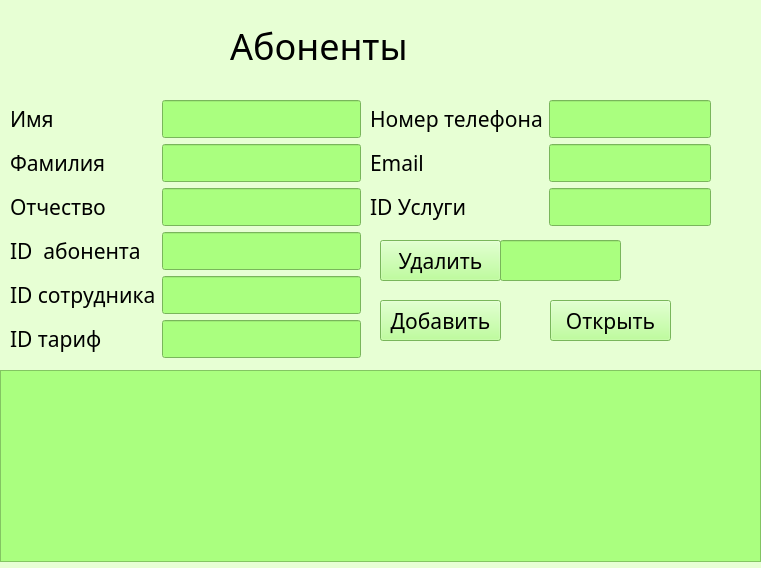
<?xml version="1.0" encoding="UTF-8"?>
<ui version="4.0">
 <class>client</class>
 <widget class="QWidget" name="client">
  <property name="geometry">
   <rect>
    <x>0</x>
    <y>0</y>
    <width>761</width>
    <height>568</height>
   </rect>
  </property>
  <property name="windowTitle">
   <string>Form</string>
  </property>
  <property name="styleSheet">
   <string notr="true">background-color: rgb(231, 255, 212);</string>
  </property>
  <widget class="QWidget" name="layoutWidget">
   <property name="geometry">
    <rect>
     <x>10</x>
     <y>100</y>
     <width>351</width>
     <height>261</height>
    </rect>
   </property>
   <layout class="QFormLayout" name="formLayout">
    <item row="1" column="0">
     <widget class="QLabel" name="label_imia">
      <property name="font">
       <font>
        <family>Cascadia Mono Light</family>
        <pointsize>16</pointsize>
       </font>
      </property>
      <property name="text">
       <string>Имя</string>
      </property>
     </widget>
    </item>
    <item row="1" column="1">
     <widget class="QLineEdit" name="lineEdit_Imia">
      <property name="font">
       <font>
        <family>Cascadia Mono Light</family>
        <pointsize>16</pointsize>
       </font>
      </property>
      <property name="styleSheet">
       <string notr="true">background-color: rgb(170, 255, 127);</string>
      </property>
     </widget>
    </item>
    <item row="2" column="0">
     <widget class="QLabel" name="label_familia">
      <property name="font">
       <font>
        <family>Cascadia Mono Light</family>
        <pointsize>16</pointsize>
       </font>
      </property>
      <property name="text">
       <string>Фамилия</string>
      </property>
     </widget>
    </item>
    <item row="2" column="1">
     <widget class="QLineEdit" name="lineEdit_Familia">
      <property name="font">
       <font>
        <family>Cascadia Mono Light</family>
        <pointsize>16</pointsize>
       </font>
      </property>
      <property name="styleSheet">
       <string notr="true">background-color: rgb(170, 255, 127);</string>
      </property>
     </widget>
    </item>
    <item row="3" column="0">
     <widget class="QLabel" name="label_otchestvo">
      <property name="font">
       <font>
        <family>Cascadia Mono Light</family>
        <pointsize>16</pointsize>
       </font>
      </property>
      <property name="text">
       <string>Отчество</string>
      </property>
     </widget>
    </item>
    <item row="3" column="1">
     <widget class="QLineEdit" name="lineEdit_Otchestvo">
      <property name="font">
       <font>
        <family>Cascadia Mono Light</family>
        <pointsize>16</pointsize>
       </font>
      </property>
      <property name="styleSheet">
       <string notr="true">background-color: rgb(170, 255, 127);</string>
      </property>
     </widget>
    </item>
    <item row="4" column="0">
     <widget class="QLabel" name="label_otchestvo_2">
      <property name="font">
       <font>
        <family>Cascadia Mono Light</family>
        <pointsize>16</pointsize>
       </font>
      </property>
      <property name="text">
       <string>ID  абонента</string>
      </property>
     </widget>
    </item>
    <item row="5" column="0">
     <widget class="QLabel" name="label_otchestvo_3">
      <property name="font">
       <font>
        <family>Cascadia Mono Light</family>
        <pointsize>16</pointsize>
       </font>
      </property>
      <property name="text">
       <string>ID сотрудника</string>
      </property>
     </widget>
    </item>
    <item row="4" column="1">
     <widget class="QLineEdit" name="lineEdit_id_abonenta">
      <property name="font">
       <font>
        <family>Cascadia Mono Light</family>
        <pointsize>16</pointsize>
       </font>
      </property>
      <property name="styleSheet">
       <string notr="true">background-color: rgb(170, 255, 127);</string>
      </property>
     </widget>
    </item>
    <item row="5" column="1">
     <widget class="QLineEdit" name="lineEdit_id_sotr">
      <property name="font">
       <font>
        <family>Cascadia Mono Light</family>
        <pointsize>16</pointsize>
       </font>
      </property>
      <property name="styleSheet">
       <string notr="true">background-color: rgb(170, 255, 127);</string>
      </property>
     </widget>
    </item>
    <item row="6" column="0">
     <widget class="QLabel" name="label_otchestvo_4">
      <property name="font">
       <font>
        <family>Cascadia Mono Light</family>
        <pointsize>16</pointsize>
       </font>
      </property>
      <property name="text">
       <string>ID тариф</string>
      </property>
     </widget>
    </item>
    <item row="6" column="1">
     <widget class="QLineEdit" name="lineEdit_id_tariff">
      <property name="font">
       <font>
        <family>Cascadia Mono Light</family>
        <pointsize>16</pointsize>
       </font>
      </property>
      <property name="styleSheet">
       <string notr="true">background-color: rgb(170, 255, 127);</string>
      </property>
     </widget>
    </item>
   </layout>
  </widget>
  <widget class="QLabel" name="label_avtorizazia">
   <property name="geometry">
    <rect>
     <x>230</x>
     <y>20</y>
     <width>241</width>
     <height>51</height>
    </rect>
   </property>
   <property name="font">
    <font>
     <family>Cascadia Mono Light</family>
     <pointsize>27</pointsize>
     <weight>50</weight>
     <italic>false</italic>
     <bold>false</bold>
     <kerning>true</kerning>
    </font>
   </property>
   <property name="styleSheet">
    <string notr="true"/>
   </property>
   <property name="text">
    <string>Абоненты</string>
   </property>
  </widget>
  <widget class="QWidget" name="layoutWidget_2">
   <property name="geometry">
    <rect>
     <x>370</x>
     <y>100</y>
     <width>341</width>
     <height>131</height>
    </rect>
   </property>
   <layout class="QFormLayout" name="formLayout_2">
    <item row="1" column="0">
     <widget class="QLabel" name="label_nomerTelefona">
      <property name="font">
       <font>
        <family>Cascadia Mono Light</family>
        <pointsize>16</pointsize>
       </font>
      </property>
      <property name="text">
       <string>Номер телефона</string>
      </property>
     </widget>
    </item>
    <item row="1" column="1">
     <widget class="QLineEdit" name="lineEdit_telefon">
      <property name="font">
       <font>
        <family>Cascadia Mono Light</family>
        <pointsize>16</pointsize>
       </font>
      </property>
      <property name="styleSheet">
       <string notr="true">background-color: rgb(170, 255, 127);</string>
      </property>
     </widget>
    </item>
    <item row="2" column="0">
     <widget class="QLabel" name="label_Email">
      <property name="font">
       <font>
        <family>Cascadia Mono Light</family>
        <pointsize>16</pointsize>
       </font>
      </property>
      <property name="text">
       <string>Email</string>
      </property>
     </widget>
    </item>
    <item row="2" column="1">
     <widget class="QLineEdit" name="lineEdit_email">
      <property name="font">
       <font>
        <family>Cascadia Mono Light</family>
        <pointsize>16</pointsize>
       </font>
      </property>
      <property name="styleSheet">
       <string notr="true">background-color: rgb(170, 255, 127);</string>
      </property>
     </widget>
    </item>
    <item row="3" column="0">
     <widget class="QLabel" name="label_otchestvo_5">
      <property name="font">
       <font>
        <family>Cascadia Mono Light</family>
        <pointsize>16</pointsize>
       </font>
      </property>
      <property name="text">
       <string>ID Услуги</string>
      </property>
     </widget>
    </item>
    <item row="3" column="1">
     <widget class="QLineEdit" name="lineEdit_id_usl">
      <property name="font">
       <font>
        <family>Cascadia Mono Light</family>
        <pointsize>16</pointsize>
       </font>
      </property>
      <property name="styleSheet">
       <string notr="true">background-color: rgb(170, 255, 127);</string>
      </property>
     </widget>
    </item>
   </layout>
  </widget>
  <widget class="QTableWidget" name="tableWidget">
   <property name="geometry">
    <rect>
     <x>0</x>
     <y>370</y>
     <width>761</width>
     <height>192</height>
    </rect>
   </property>
   <property name="styleSheet">
    <string notr="true">background-color: rgb(170, 255, 127);</string>
   </property>
  </widget>
  <widget class="QPushButton" name="pushButton_delete">
   <property name="geometry">
    <rect>
     <x>380</x>
     <y>240</y>
     <width>121</width>
     <height>41</height>
    </rect>
   </property>
   <property name="font">
    <font>
     <family>Cascadia Mono Light</family>
     <pointsize>16</pointsize>
    </font>
   </property>
   <property name="styleSheet">
    <string notr="true">background-color: rgb(170, 255, 127);</string>
   </property>
   <property name="text">
    <string>Удалить</string>
   </property>
  </widget>
  <widget class="QPushButton" name="pushButton_insert">
   <property name="geometry">
    <rect>
     <x>380</x>
     <y>300</y>
     <width>121</width>
     <height>41</height>
    </rect>
   </property>
   <property name="font">
    <font>
     <family>Cascadia Mono Light</family>
     <pointsize>16</pointsize>
    </font>
   </property>
   <property name="styleSheet">
    <string notr="true">background-color: rgb(170, 255, 127);</string>
   </property>
   <property name="text">
    <string>Добавить</string>
   </property>
  </widget>
  <widget class="QPushButton" name="pushButton_open">
   <property name="geometry">
    <rect>
     <x>550</x>
     <y>300</y>
     <width>121</width>
     <height>41</height>
    </rect>
   </property>
   <property name="font">
    <font>
     <family>Cascadia Mono Light</family>
     <pointsize>16</pointsize>
    </font>
   </property>
   <property name="styleSheet">
    <string notr="true">background-color: rgb(170, 255, 127);</string>
   </property>
   <property name="text">
    <string>Открыть</string>
   </property>
  </widget>
  <widget class="QLineEdit" name="lineEdit_delet1">
   <property name="geometry">
    <rect>
     <x>500</x>
     <y>240</y>
     <width>121</width>
     <height>41</height>
    </rect>
   </property>
   <property name="font">
    <font>
     <family>Cascadia Mono Light</family>
     <pointsize>16</pointsize>
    </font>
   </property>
   <property name="styleSheet">
    <string notr="true">background-color: rgb(170, 255, 127);</string>
   </property>
  </widget>
 </widget>
 <resources/>
 <connections/>
</ui>
